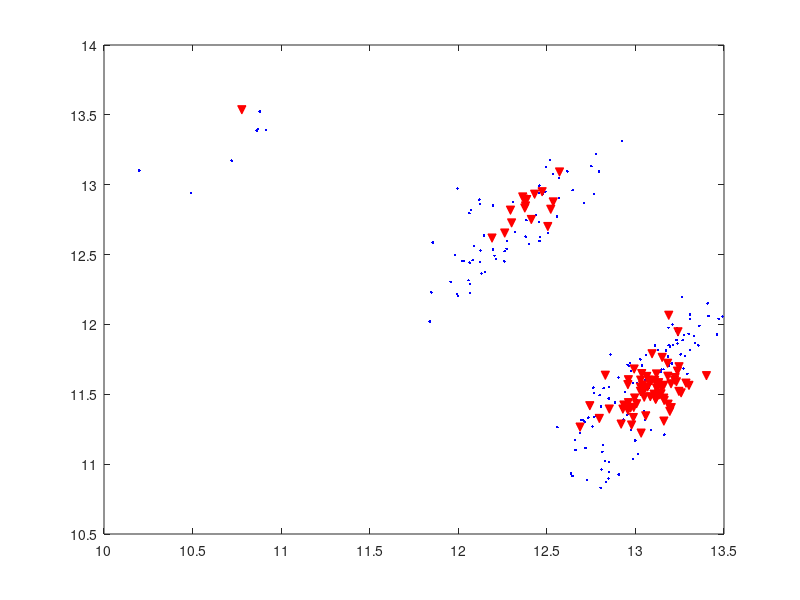

The MATLAB script that drew this image: (Note: this script raises an error after producing the figure.)
data = dlmread('SNP_A-1700211int.txt');
train_data = dlmread('SNP_A-1700211_train.txt');

c4 = 2;

c_aa = [13.0401406105; 11.5331200557];
E_aa = [15.366502377   -4.23183586038;
        -4.23183586038 13.2701697182];
rho_aa = 27.7563720409;
E_aa = E_aa/((1+rho_aa)/c4);

c_ab = [12.4082950631; 12.7980255933];
E_ab = [60.2079043501 -29.0312344412; 
        -29.0312344412 45.0473027062];
rho_ab = 93.9979148433;
E_ab = E_ab/((1+rho_ab)/c4);

c_bb = [11.0247936707; 13.0898109804];
E_bb = [59.8413298228 -29.1244860329;
       -29.1244860329 45.4138772336];
rho_bb = 93.9979148433;
E_bb = E_bb/((1+rho_bb)/c4);


figure;

% plot all data point
plot(data(:,1),data(:,2),'b.');
hold on;

% plot aa training data
plot(train_data(:,1),train_data(:,2),'rv','MarkerFaceColor','r');
hold on;

% plot aa ellipsoid
ellipse_plot(E_aa, c_aa);
hold on;
ellipse_plot(E_ab, c_ab);
hold on;
ellipse_plot_dash(E_bb, c_bb);

xlabel('log(allele A intensity)');
ylabel('log(allele B intensity)');
xlim([10 15]);
ylim([9.5 15])
axis equal;
title('SNP\_A-1700211');
